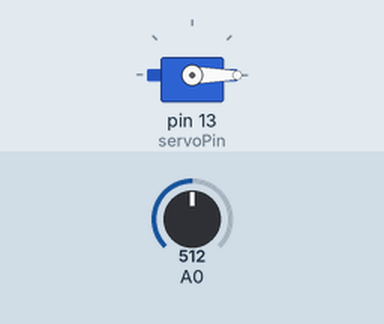
A sketch run on a simulated Arduino Uno, built with avr-gcc and run on an emulated ATmega328P. On the bench: servo. The inputs (shaded band) are chosen by the test bench; at power-on: A0 = 512.

Above: at 1.8 s.
1.9 s: A0 set to 306
At 3.2 s:
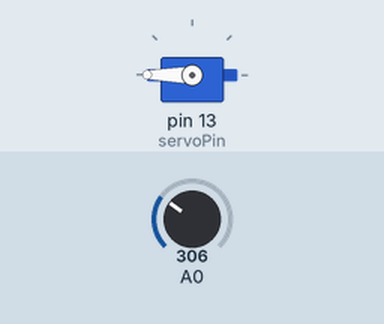
3.5 s: A0 set to 122
At 5.0 s:
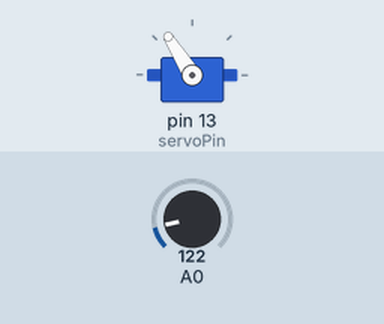
5.5 s: A0 set to 900
At 6.5 s:
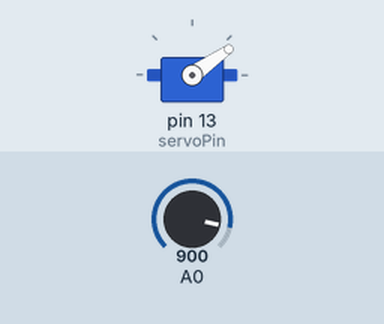
7.5 s: A0 set to 1023
At 9.2 s:
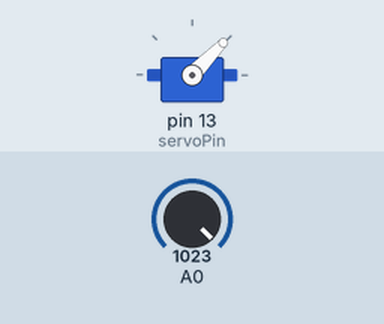
9.5 s: A0 set to 511
At 10.8 s:
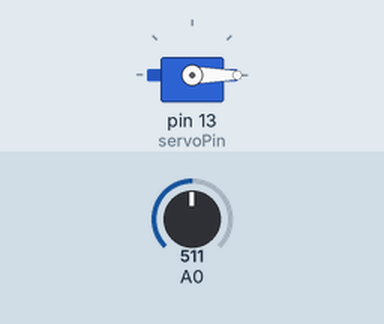
Timing chart, 0 to 12.5 s (numbered marks = the images above; inputs shaded):
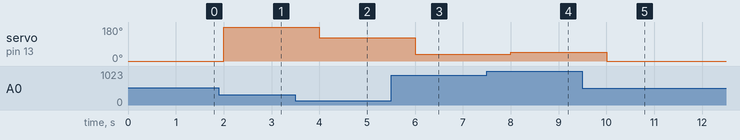

Measured:
- after the input at 1.9 s, servo on pin 13 (servoPin): 0° → 180° after 0.10 s
- after the input at 3.5 s, servo on pin 13 (servoPin): 180° → 122° after 0.50 s
- after the input at 5.5 s, servo on pin 13 (servoPin): 122° → 35° after 0.50 s
- after the input at 7.5 s, servo on pin 13 (servoPin): 35° → 46° after 0.50 s
- after the input at 9.5 s, servo on pin 13 (servoPin): 46° → 0° after 0.50 s

The sketch:

Servo_Razvi.ino
```cpp
#include <Servo.h>

int servoPin = 13;
int sensorValue = 0;

Servo Servo1;

void setup() {

   Servo1.attach(servoPin);
   pinMode(A0,INPUT);
}
void loop(){

   sensorValue = analogRead(A0);
   Servo1.write(sensorValue);
   delay(1000);
}
```
